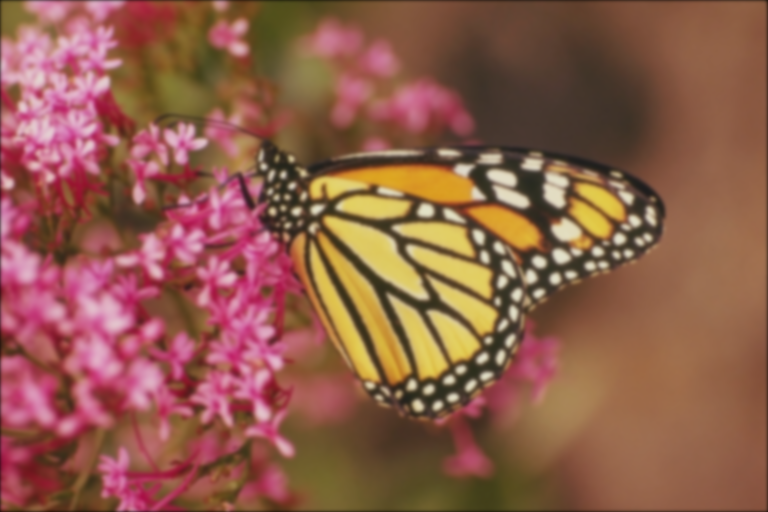
#> input picture img3.bmp, 768 x 512 px
$ python app.py
#> lines starting #> are read from the running program, lines starting #| are printed output that depends on the picture
from PIL import Image, ImageChops
import sys
# from tkinter import ttk

try:
    img = Image.open('img3.bmp')
#> img is the input picture: PIL image 768x512 RGB; mean R, G, B 142.8, 92.6, 74.6
except IOError:
    print("Error when opening the image file")
    sys.exit(1)

print(img.format, img.size, img.mode)
#| BMP (768, 512) RGB

# img.show()

# img.close()

colonne, ligne = img.size
#> colonne = 768; ligne = 512

imgF = Image.new(img.mode, img.size)
#> imgF: PIL image 768x512 RGB; every value is 0

for i in range(ligne):
    for j in range(colonne):
        pixel = img.getpixel((j,i))
        p = (255 - pixel[0], 255 - pixel[1], 255 - pixel[2])
        imgF.putpixel((j, i), p)
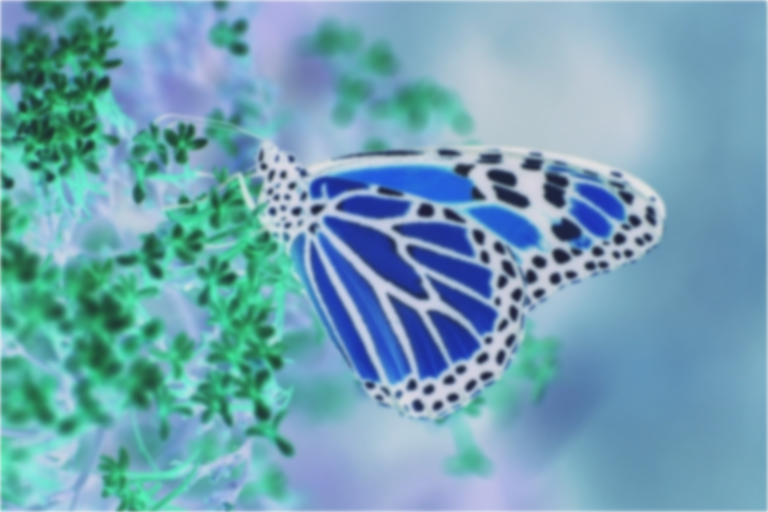
#> imgF: PIL image 768x512 RGB; mean R, G, B 112.2, 162.4, 180.4

#imgF.show()
#imgF.close()

imgInvert = ImageChops.invert(img)
imgInvert.show()
imgInvert.close()

$ run again, with bikes.bmp copied over img3.bmp
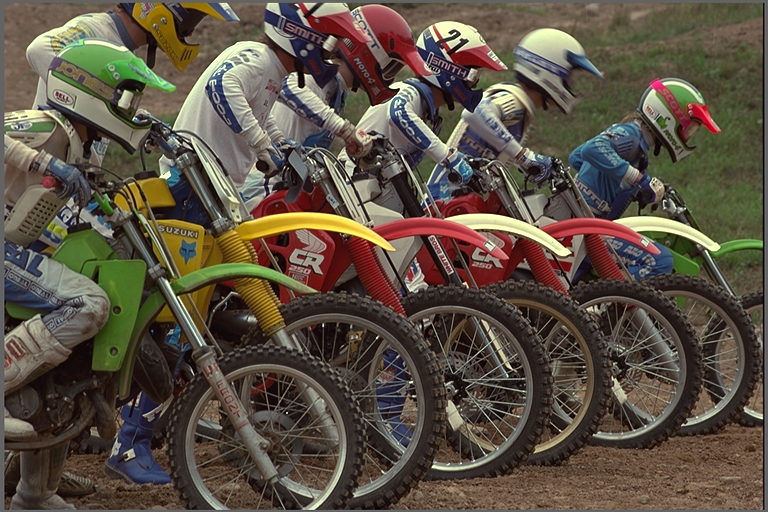
#> input picture bikes.bmp, 768 x 512 px
#> img is the input picture: PIL image 768x512 RGB; mean R, G, B 91.7, 81.2, 67.7
#| BMP (768, 512) RGB
#> after the loop `for i in range(ligne):`:
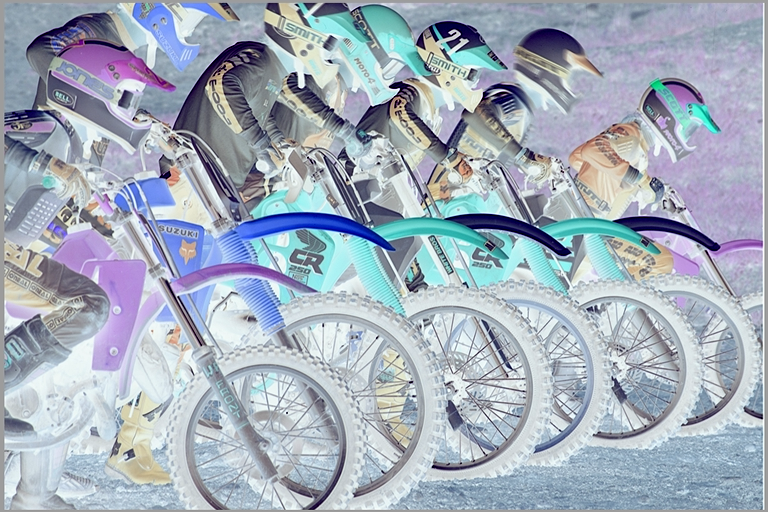
#> imgF: PIL image 768x512 RGB; mean R, G, B 163.3, 173.8, 187.3

$ run again, with fille1.jpg saved as img3.bmp
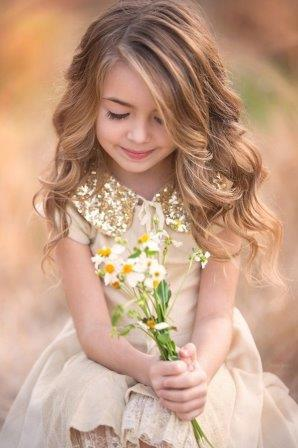
#> input picture fille1.jpg, 298 x 448 px
#> img is the input picture: PIL image 298x448 RGB; mean R, G, B 195.9, 159, 135
#| BMP (298, 448) RGB
#> after the loop `for i in range(ligne):`:
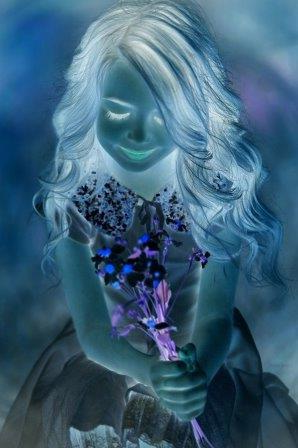
#> imgF: PIL image 298x448 RGB; mean R, G, B 59.1, 96, 120
